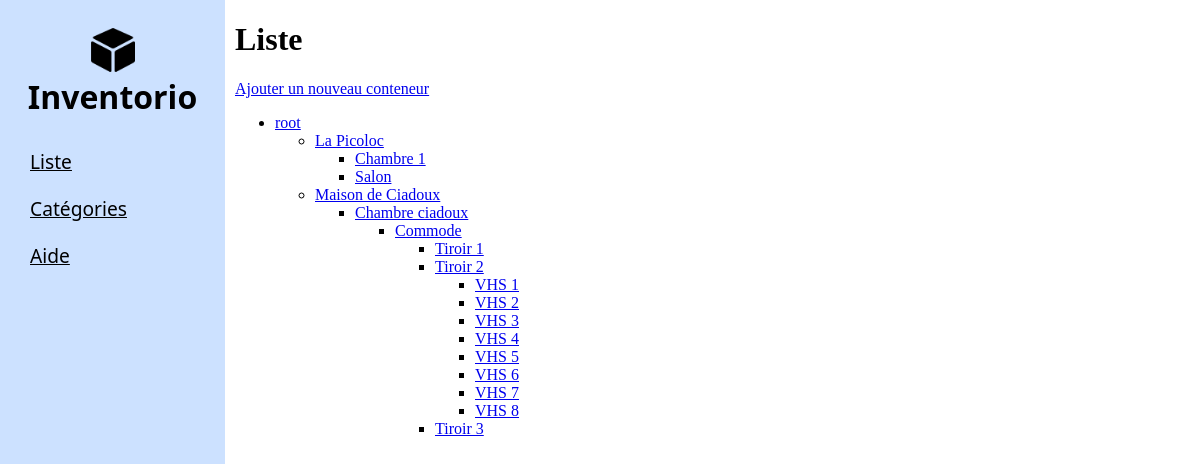
/liste/, run on an earlier commit of the app's database.
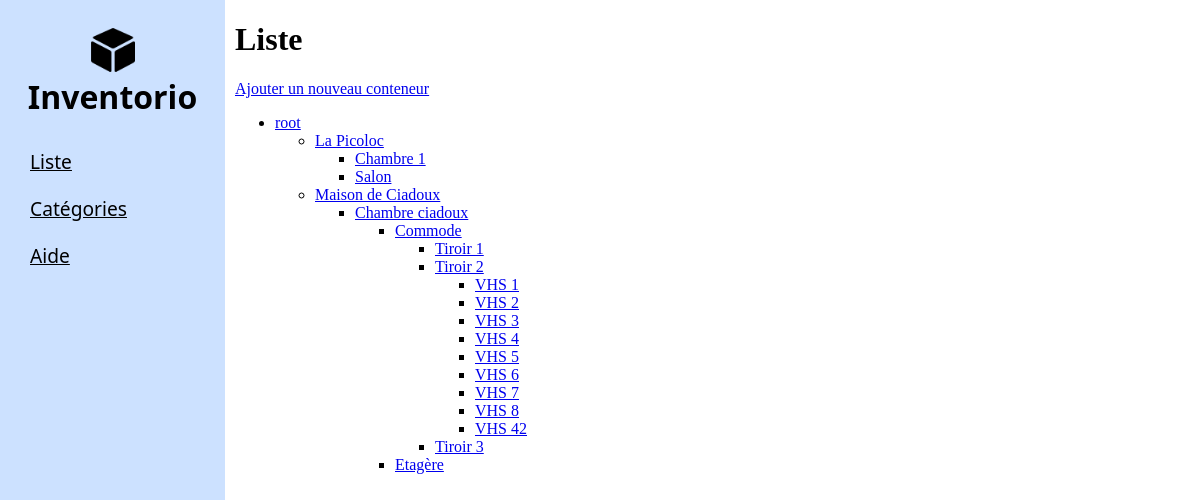
And on a later commit of the database.
### inventaire/models.py (models this page shows, shortened)
class Conteneur(models.Model):
    name = models.fields.CharField(max_length=100)
    categorie = models.ForeignKey('Categorie',
                                  null=True,
                                  blank=True,
                                  default=None,
                                  on_delete=models.SET_DEFAULT,
                                  related_name='conteneur')
    parent = models.ForeignKey('self',
                               null=True,
                               blank=True,
                               default=None,
                               on_delete=models.SET_DEFAULT,
                               related_name='child')
    def get_child(self):
        return self.child.all()

### inventaire/views.py (the view)
# urls.py: path('liste/', views.liste, name='liste-tree'),
def liste(request):
    conteneurs = Conteneur.objects.all()
    for conteneur in conteneurs:
        if not conteneur.parent:    # Le root est celui qui n'a pas de parent
            return render(request,
                          'liste/liste.html',
                          {'root': conteneur,
                           'include_root': True})
    return render(request,
                  'liste/liste_vide.html')

### inventaire/templates/liste/liste.html
{% extends 'inventaire/base.html' %}
{% block content %}
    <div id="liste">
        <h1>Liste</h1>
        <a href="{% url 'conteneur-add' %}">Ajouter un nouveau conteneur</a>
        {% if root.get_child %}
            {% include 'liste/tree_view/start_tree_view.html' %}
        {% endif %}
    </div>
{% endblock %}

### inventaire/templates/liste/tree_view/start_tree_view.html
{% if include_root %}
    <ul>
        <li>
            <a href="{% url 'conteneur-detail' root.id %}">{{ root.name }}</a>
        </li>
{% endif %}
{% if root.get_child %}
    <ul>
        {% for child in root.get_child %}
            {% with root=child template_name='liste/tree_view/tree_view.html' %}
                {% include template_name %}
            {% endwith %}
        {% endfor %}
    </ul>
{% endif %}
{% if include_root %}
    </ul>
{% endif %}

### inventaire/templates/liste/tree_view/tree_view.html
<li>
    <a href="{% url 'conteneur-detail' root.id %}">{{ root.name }}</a>
    {% if root.get_child %}
        <ul>
            {% for child in root.get_child %}
                {% with root=child template_name='liste/tree_view/tree_view.html' %}
                    {% include template_name %}
                {% endwith %}
            {% endfor %}
        </ul>
    {% endif %}
</li>

What changed in the data, as far as the page shows it:
added Conteneur: name "VHS 42", shown under "Tiroir 2"
added Conteneur: name "Etagère", shown under "Chambre ciadoux"
